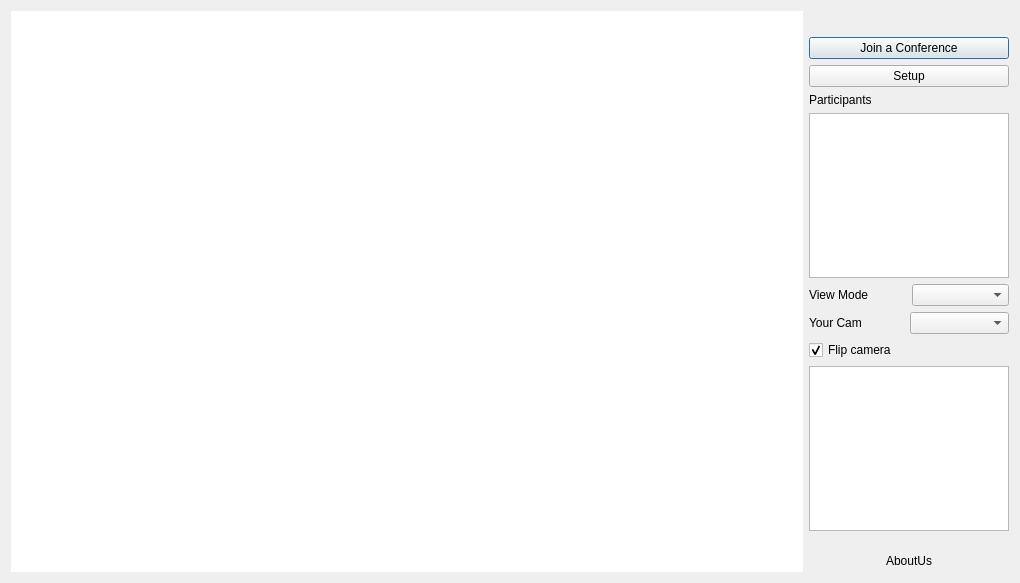
<?xml version="1.0" encoding="UTF-8"?>
<ui version="4.0">
 <class>MainWindow</class>
 <widget class="QMainWindow" name="MainWindow">
  <property name="geometry">
   <rect>
    <x>0</x>
    <y>0</y>
    <width>1020</width>
    <height>583</height>
   </rect>
  </property>
  <property name="windowTitle">
   <string>FaceCam</string>
  </property>
  <property name="autoFillBackground">
   <bool>false</bool>
  </property>
  <property name="styleSheet">
   <string notr="true"/>
  </property>
  <widget class="QWidget" name="centralWidget">
   <layout class="QGridLayout" name="gridLayout">
    <item row="2" column="0">
     <layout class="QHBoxLayout" name="horizontalLayout"/>
    </item>
    <item row="0" column="0">
     <layout class="QHBoxLayout" name="horizontalLayout_2">
      <item>
       <widget class="QGraphicsView" name="conferenceView">
        <property name="sizePolicy">
         <sizepolicy hsizetype="Expanding" vsizetype="Expanding">
          <horstretch>0</horstretch>
          <verstretch>3</verstretch>
         </sizepolicy>
        </property>
        <property name="frameShape">
         <enum>QFrame::NoFrame</enum>
        </property>
        <property name="frameShadow">
         <enum>QFrame::Plain</enum>
        </property>
        <property name="backgroundBrush">
         <brush brushstyle="NoBrush">
          <color alpha="0">
           <red>0</red>
           <green>0</green>
           <blue>0</blue>
          </color>
         </brush>
        </property>
       </widget>
      </item>
      <item>
       <layout class="QVBoxLayout" name="verticalLayout">
        <property name="sizeConstraint">
         <enum>QLayout::SetMinimumSize</enum>
        </property>
        <item>
         <widget class="QLabel" name="label_3">
          <property name="sizePolicy">
           <sizepolicy hsizetype="Minimum" vsizetype="Minimum">
            <horstretch>0</horstretch>
            <verstretch>0</verstretch>
           </sizepolicy>
          </property>
          <property name="minimumSize">
           <size>
            <width>0</width>
            <height>20</height>
           </size>
          </property>
          <property name="maximumSize">
           <size>
            <width>16777215</width>
            <height>20</height>
           </size>
          </property>
          <property name="autoFillBackground">
           <bool>false</bool>
          </property>
          <property name="styleSheet">
           <string notr="true"/>
          </property>
          <property name="text">
           <string/>
          </property>
         </widget>
        </item>
        <item>
         <widget class="QPushButton" name="startStopBtn">
          <property name="styleSheet">
           <string notr="true"/>
          </property>
          <property name="text">
           <string>Join a Conference</string>
          </property>
          <property name="icon">
           <iconset resource="../../resources.qrc">
            <normaloff>:/resources/images/video-conference.png</normaloff>:/resources/images/video-conference.png</iconset>
          </property>
          <property name="iconSize">
           <size>
            <width>32</width>
            <height>32</height>
           </size>
          </property>
          <property name="checkable">
           <bool>false</bool>
          </property>
          <property name="default">
           <bool>true</bool>
          </property>
          <property name="flat">
           <bool>false</bool>
          </property>
         </widget>
        </item>
        <item>
         <widget class="QPushButton" name="setupBtn">
          <property name="styleSheet">
           <string notr="true"/>
          </property>
          <property name="text">
           <string>Setup</string>
          </property>
          <property name="icon">
           <iconset>
            <normaloff>../../images/setup.png</normaloff>../../images/setup.png</iconset>
          </property>
          <property name="iconSize">
           <size>
            <width>32</width>
            <height>32</height>
           </size>
          </property>
         </widget>
        </item>
        <item>
         <widget class="QLabel" name="label_5">
          <property name="text">
           <string>Participants</string>
          </property>
         </widget>
        </item>
        <item>
         <widget class="QListView" name="participantList">
          <property name="sizePolicy">
           <sizepolicy hsizetype="Minimum" vsizetype="Expanding">
            <horstretch>0</horstretch>
            <verstretch>0</verstretch>
           </sizepolicy>
          </property>
          <property name="maximumSize">
           <size>
            <width>200</width>
            <height>16777215</height>
           </size>
          </property>
         </widget>
        </item>
        <item>
         <layout class="QHBoxLayout" name="horizontalLayout_4">
          <item>
           <widget class="QLabel" name="label_2">
            <property name="autoFillBackground">
             <bool>false</bool>
            </property>
            <property name="styleSheet">
             <string notr="true"/>
            </property>
            <property name="text">
             <string>View Mode</string>
            </property>
           </widget>
          </item>
          <item>
           <widget class="QComboBox" name="viewModeSelector">
            <property name="styleSheet">
             <string notr="true"/>
            </property>
           </widget>
          </item>
         </layout>
        </item>
        <item>
         <layout class="QHBoxLayout" name="horizontalLayout_3">
          <property name="spacing">
           <number>1</number>
          </property>
          <item>
           <widget class="QLabel" name="label_4">
            <property name="sizePolicy">
             <sizepolicy hsizetype="Minimum" vsizetype="Minimum">
              <horstretch>0</horstretch>
              <verstretch>0</verstretch>
             </sizepolicy>
            </property>
            <property name="text">
             <string>Your Cam</string>
            </property>
           </widget>
          </item>
          <item>
           <widget class="QComboBox" name="cameraSelector">
            <property name="sizePolicy">
             <sizepolicy hsizetype="Minimum" vsizetype="Fixed">
              <horstretch>0</horstretch>
              <verstretch>0</verstretch>
             </sizepolicy>
            </property>
           </widget>
          </item>
         </layout>
        </item>
        <item>
         <widget class="QCheckBox" name="flipCameraCheckBox">
          <property name="text">
           <string>Flip camera</string>
          </property>
          <property name="checked">
           <bool>true</bool>
          </property>
         </widget>
        </item>
        <item>
         <widget class="QGraphicsView" name="clientCamView">
          <property name="sizePolicy">
           <sizepolicy hsizetype="Minimum" vsizetype="Minimum">
            <horstretch>0</horstretch>
            <verstretch>0</verstretch>
           </sizepolicy>
          </property>
          <property name="minimumSize">
           <size>
            <width>100</width>
            <height>100</height>
           </size>
          </property>
          <property name="maximumSize">
           <size>
            <width>200</width>
            <height>200</height>
           </size>
          </property>
         </widget>
        </item>
        <item>
         <spacer name="verticalSpacer_2">
          <property name="orientation">
           <enum>Qt::Vertical</enum>
          </property>
          <property name="sizeHint" stdset="0">
           <size>
            <width>20</width>
            <height>40</height>
           </size>
          </property>
         </spacer>
        </item>
        <item>
         <layout class="QHBoxLayout" name="horizontalLayout_5">
          <item>
           <widget class="QPushButton" name="infoBtn">
            <property name="text">
             <string>AboutUs</string>
            </property>
            <property name="icon">
             <iconset resource="../../resources.qrc">
              <normaloff>:/resources/images/info.png</normaloff>:/resources/images/info.png</iconset>
            </property>
            <property name="iconSize">
             <size>
              <width>32</width>
              <height>32</height>
             </size>
            </property>
            <property name="flat">
             <bool>true</bool>
            </property>
           </widget>
          </item>
         </layout>
        </item>
       </layout>
      </item>
     </layout>
    </item>
   </layout>
  </widget>
 </widget>
 <layoutdefault spacing="6" margin="11"/>
 <resources>
  <include location="../../resources.qrc"/>
 </resources>
 <connections/>
</ui>
